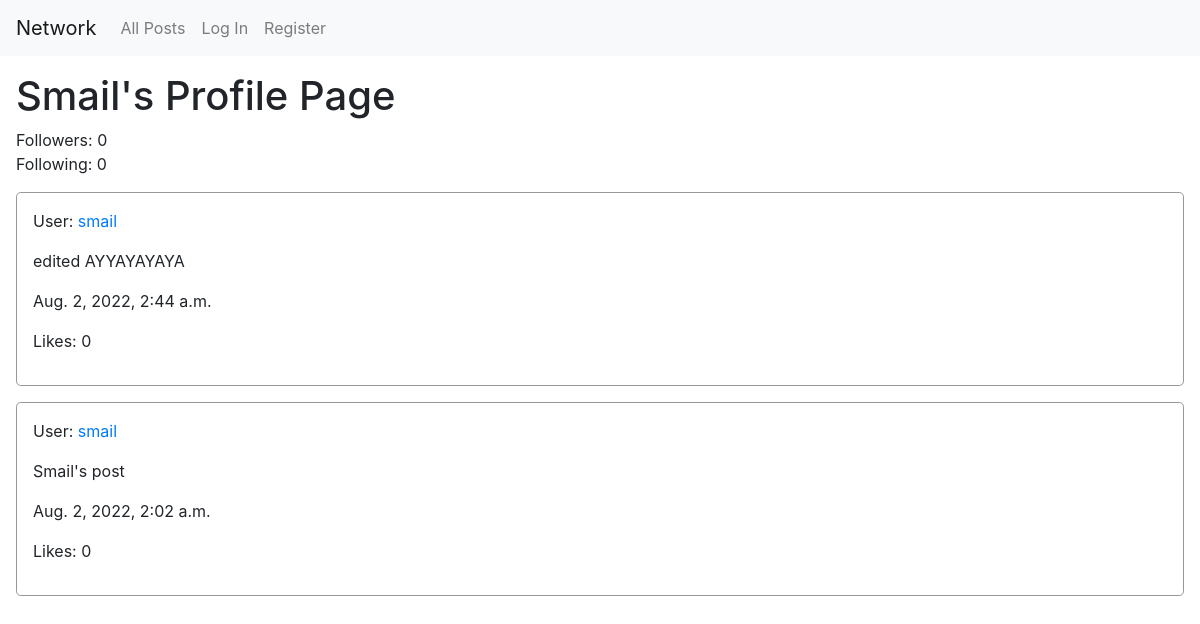
The app's page /profile/smail/, older data.
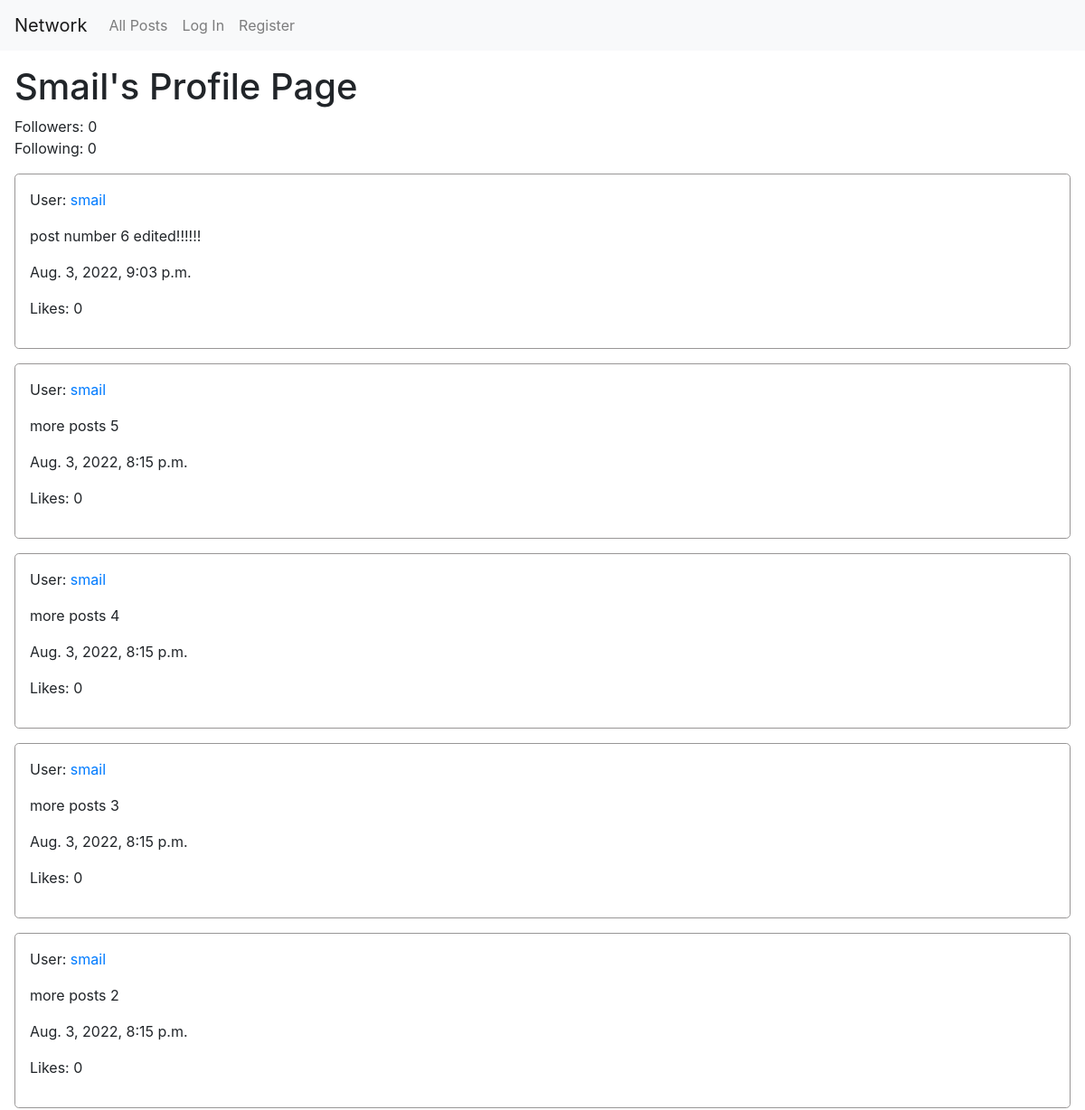
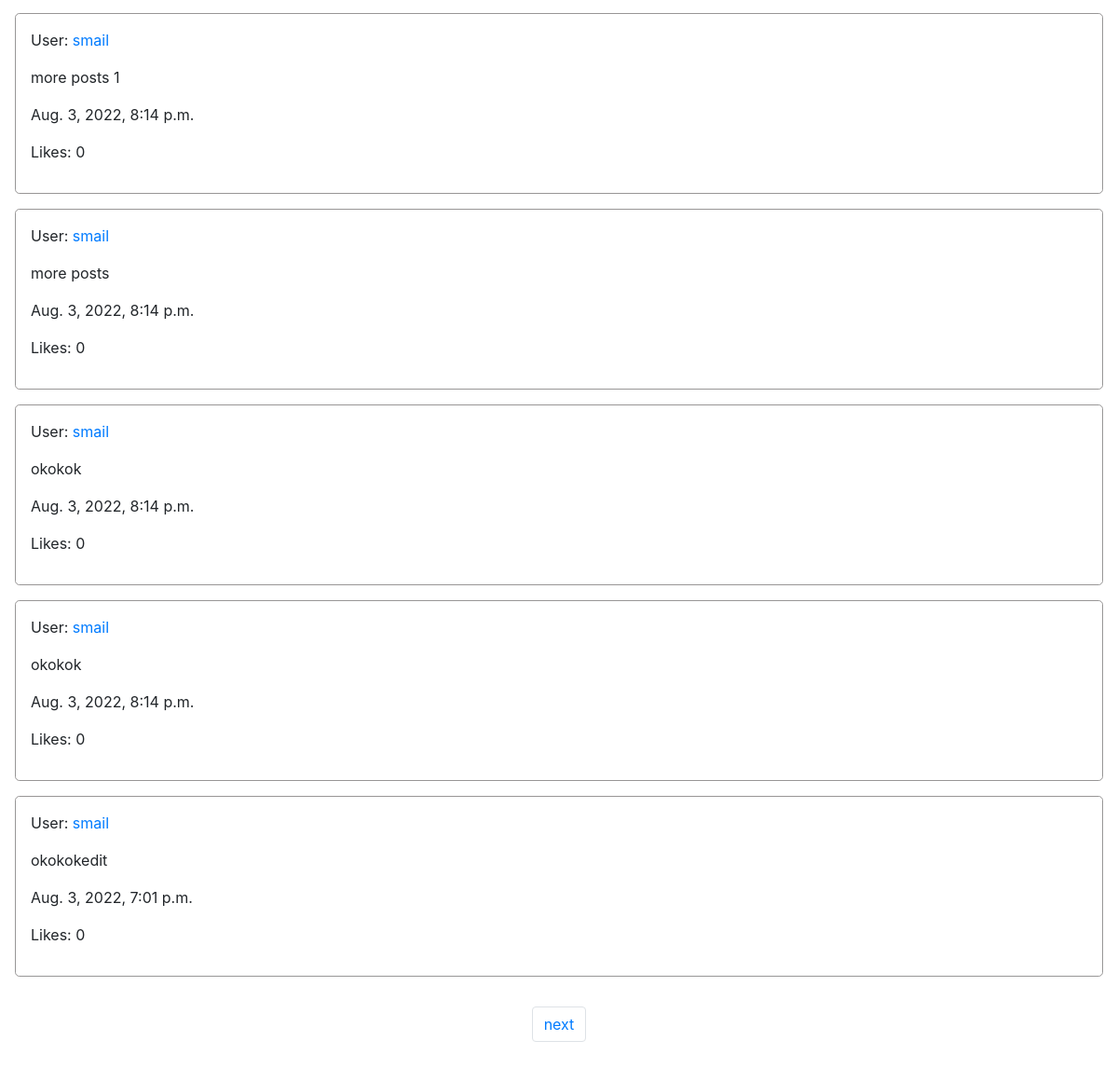
The same page, newer data (2 pictures, top to bottom).
### network/models.py (models this page shows, shortened)
class Post(models.Model):
    user = models.ForeignKey("User", on_delete=models.CASCADE)
    content = models.TextField(blank=False)
    timestamp = models.DateTimeField(auto_now_add=True)
    likes = models.IntegerField(default=0)

class User(AbstractUser):
    pass

### network/views.py (the view)
# urls.py: path("profile/<str:username>/", views.profile_view, name="profile")
def profile_view(request, username):
    user = User.objects.get(username=username)
    followers = user.followers.count()
    following = user.following.count()
    posts = Post.objects.all().filter(user=user).order_by('-timestamp')
    paginator = Paginator(posts, 10) # Show 10 posts per page.
    page_number = request.GET.get('page')
    page_obj = paginator.get_page(page_number)
    context = {'posts' : posts,
                'page_obj' : page_obj,
                'followers': followers,
                'following': following,
                'user_profile': user
            }
    return render(request, 'network/profile.html', context)

### network/templates/network/profile.html (shortened to what this page needs)
{% extends "network/layout.html" %}
{% load static %}
{% block page_title %}
    <h1>{{ user_profile.username | capfirst }}'s Profile Page</h1>
{% endblock page_title %}
{% block user_info %}
    <div class="user_info">
        <div>
            Followers: {{ followers }}
        </div>
        <div>
            Following: {{ following }}
        </div>
    </div>
{% endblock user_info %}

### network/templates/network/layout.html (shortened to what this page needs)
{% load static %}
<!DOCTYPE html>
<html lang="en">
    <head>
        <link rel="stylesheet" href="https://stackpath.bootstrapcdn.com/bootstrap/4.4.1/css/bootstrap.min.css">
        <link href="{% static 'network/styles.css' %}" rel="stylesheet">
    </head>
    <body>
        <nav class="navbar navbar-expand-lg navbar-light bg-light">
            <a class="navbar-brand" href="{% url 'index' %}">Network</a>
            <div>
              <ul class="navbar-nav mr-auto">
                <li class="nav-item">
                  <a class="nav-link" href="{% url 'index' %}">All Posts</a>
                </li>
                {% if user.is_authenticated %}
                    <li class="nav-item">
                        <a class="nav-link" href="#">Following</a>
                    </li>
                    <li class="nav-item">
                        <a class="nav-link" href="{% url 'logout' %}">Log Out</a>
                    </li>
                {% else %}
                    <li class="nav-item">
                        <a class="nav-link" href="{% url 'login' %}">Log In</a>
                    </li>
                    <li class="nav-item">
                        <a class="nav-link" href="{% url 'register' %}">Register</a>
                    </li>
                {% endif %}
              </ul>
            </div>
          </nav>
        <div class="body">
            {% block page_title %}{% endblock page_title %}
            {% block user_info %}{% endblock user_info %}
            {% block posts %}
                <div id="posts">
                    {% for post in page_obj %}
                        <div class="post-div" id="{{ post.id }}">
                            <p>User: <a href="{% url 'profile' post.user %}">{{ post.user}}</a></p>
                            <p id="content">{{ post.content }}</p>
                            <p> {{ post.timestamp }}</p>
                            <p> Likes: {{ post.likes }}</p>
                        </div>
                    {% endfor %}
                </div>
            {% endblock posts %}
            {% block pagination %}
                <nav aria-label="Posts pages">
                    <ul class="pagination">
                        {% if page_obj.has_next %}
                            <li class="page-item"><a class="page-link" href="?page={{ page_obj.next_page_number }}">next</a></li>
                        {% endif %}
                    </ul>
                </nav>
            {% endblock pagination %}
        </div>
    </body>
</html>

Row changes from the older to the newer data that the page shows:
no longer on this page (row unchanged): Post: user "smail", content "edited AYYAYAYAYA", timestamp "Aug. 2, 2022, 2:44 a.m.", likes "0"
no longer on this page (row unchanged): Post: user "smail", content "Smail's post", timestamp "Aug. 2, 2022, 2:02 a.m.", likes "0"
added Post: user "smail", content "post number 6 edited!!!!!!", timestamp "Aug. 3, 2022, 9:03 p.m.", likes "0"
added Post: user "smail", content "more posts 5", timestamp "Aug. 3, 2022, 8:15 p.m.", likes "0"
added Post: user "smail", content "more posts 4", timestamp "Aug. 3, 2022, 8:15 p.m.", likes "0"
added Post: user "smail", content "more posts 3", timestamp "Aug. 3, 2022, 8:15 p.m.", likes "0"
added Post: user "smail", content "more posts 2", timestamp "Aug. 3, 2022, 8:15 p.m.", likes "0"
added Post: user "smail", content "more posts 1", timestamp "Aug. 3, 2022, 8:14 p.m.", likes "0"
added Post: user "smail", content "more posts", timestamp "Aug. 3, 2022, 8:14 p.m.", likes "0"
added Post: user "smail", content "okokok", timestamp "Aug. 3, 2022, 8:14 p.m.", likes "0"
added Post: user "smail", content "okokok", timestamp "Aug. 3, 2022, 8:14 p.m.", likes "0"
added Post: user "smail", content "okokokedit", timestamp "Aug. 3, 2022, 7:01 p.m.", likes "0"
Text that changed along with them:
text now shown: "next"
